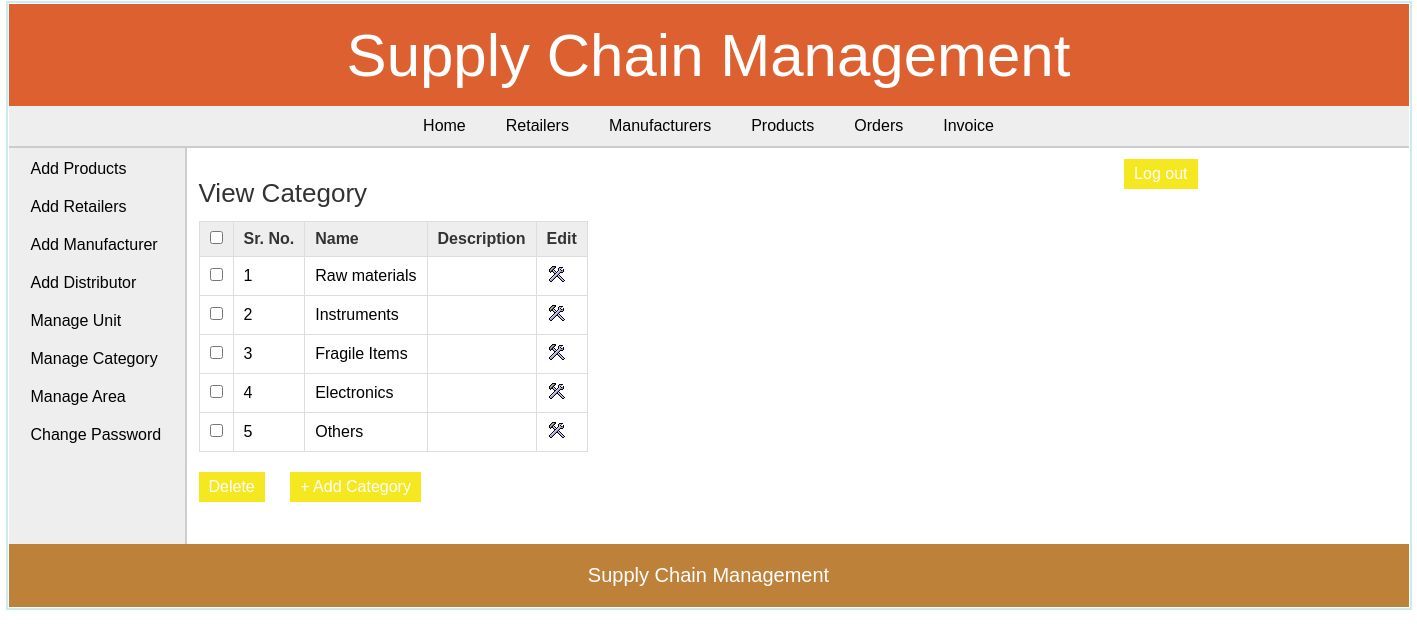
The app's page /admin/view_category.php (signed in) with its own data.
### tables this page shows
CREATE TABLE `categories` (
  `cat_id` int(11) NOT NULL,
  `cat_name` varchar(25) NOT NULL,
  `cat_details` text DEFAULT NULL
);

### admin/view_category.php (the view, shortened to what this page needs)
<?php
	include("../includes/config.php");
	if(isset($_SESSION['admin_login'])) {
		if($_SESSION['admin_login'] == true) {
			$query_selectCategory = "SELECT * FROM categories";
			$result_selectCategory = mysqli_query($con,$query_selectCategory);
		}
		else {
			header('Location:../index.php');
		}
	}
	else {
		header('Location:../index.php');
	}
?>
<!DOCTYPE html>
<html>
<head>
	<link rel="stylesheet" href="../includes/main_style.css" >
</head>
<body>
	<?php
		include("../includes/header.inc.php");
		include("../includes/nav_admin.inc.php");
		include("../includes/aside_admin.inc.php");
	?>
	<section>
		<h1>View Category</h1>
		<form action="" method="POST" class="form">
		<table class="table_displayData">
			<tr>
				<th> <input type="checkbox" onClick="toggle(this)" /> </th>
				<th>Sr. No.</th>
				<th>Name</th>
				<th>Description</th>
				<th> Edit </th>
			</tr>
			<?php $i=1; while($row_selectCategory = mysqli_fetch_array($result_selectCategory)) { ?>
			<tr>
				<td> <input type="checkbox" name="chkId[]" value="<?php echo $row_selectCategory['cat_id']; ?>" /> </td>
				<td> <?php echo $i; ?> </td>
				<td> <?php echo $row_selectCategory['cat_name']; ?> </td>
				<td> <?php echo $row_selectCategory['cat_details']; ?> </td>
				<td> <a href="edit_category.php?id=<?php echo $row_selectCategory['cat_id']; ?>"><img src="../images/edit.png" alt="edit" /></a> </td>
			</tr>
			<?php $i++; } ?>
		</table>
		<input type="submit" value="Delete" class="submit_button"/>
		<a href="add_category.php"><input type="button" value="+ Add Category" class="submit_button"/></a>
		</form>
	</section>
	<?php
		include("../includes/footer.inc.php");
	?>
</body>
</html>

### includes/main_style.css (style rules this page uses)
* { font-family: arial,sans-serif; margin:0px; padding:1px; }
body { width:1400px; margin:auto; border:2px solid #cbecec; }
a { text-decoration:none; }
.submit_button { font-size:16px; margin-top:20px; margin-right:20px; padding:6px 10px; background-color:#f5e720; border:none; color:white; }
section { width:1000px; padding:10px; padding-bottom:40px; }
section h1 { margin-bottom:10px; font-weight:normal; color:#333; font-size: 26px; }
table { border-collapse: collapse; }
.table_displayData td, .table_displayData th { border:1px solid #ddd; padding: 8px 10px; text-align: left; }
.table_displayData th { background-color:#eee; color:#333; }

### records on screen
categories: cat_name "Raw materials"
categories: cat_name "Instruments"
categories: cat_name "Fragile Items"
categories: cat_name "Electronics"
categories: cat_name "Others"
